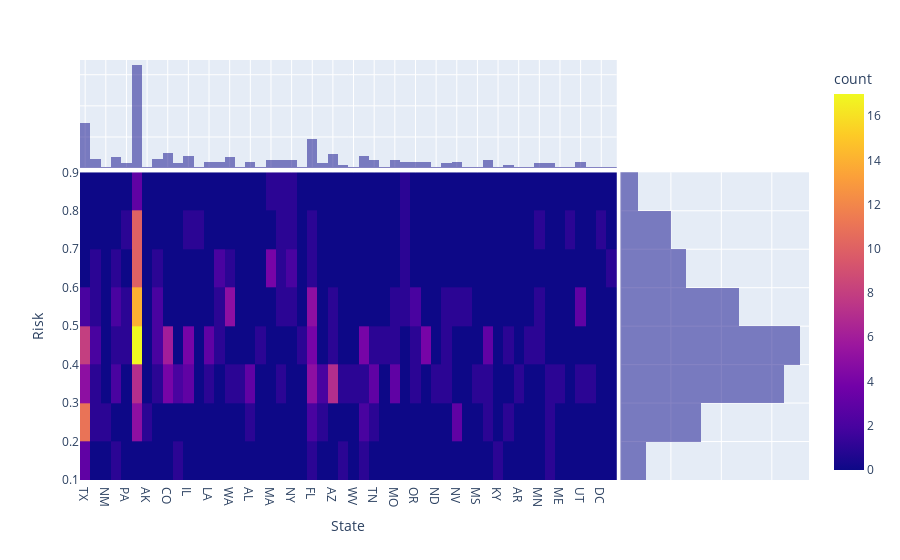

The notebook cell saved with this chart:
### Code cell
fig = px.density_heatmap(data, x="State", y="Risk", marginal_x="histogram", marginal_y="histogram")
fig.show()

### Figure 1 — Plotly figure (JSON) as saved in the notebook; plotly's stock layout.template omitted (floating-point values rounded to 4 significant figures; data arrays with more than 128 entries replaced by an {"elided": "..."} marker saying what was removed)
{"data": [{"coloraxis": "coloraxis", "hovertemplate": "State=%{x}<br>Risk=%{y}<br>count=%{z}<extra></extra>", "name": "", "type": "histogram2d", "x": {"elided": "278 str values"}, "xaxis": "x", "xbingroup": "x", "y": {"elided": "278 float values"}, "yaxis": "y", "ybingroup": "y"}, {"alignmentgroup": "True", "bingroup": "x", "hovertemplate": "State=%{x}<br>count=%{y}<extra></extra>", "legendgroup": "", "marker": {"color": "#0d0887"}, "name": "", "offsetgroup": "", "opacity": 0.5, "showlegend": false, "type": "histogram", "x": {"elided": "278 str values"}, "xaxis": "x3", "yaxis": "y3"}, {"alignmentgroup": "True", "bingroup": "y", "hovertemplate": "Risk=%{y}<br>count=%{x}<extra></extra>", "legendgroup": "", "marker": {"color": "#0d0887"}, "name": "", "offsetgroup": "", "opacity": 0.5, "showlegend": false, "type": "histogram", "xaxis": "x2", "y": {"elided": "278 float values"}, "yaxis": "y2"}], "layout": {"barmode": "overlay", "coloraxis": {"colorbar": {"title": {"text": "count"}}, "colorscale": [[0, "#0d0887"], [0.1111, "#46039f"], [0.2222, "#7201a8"], [0.3333, "#9c179e"], [0.4444, "#bd3786"], [0.5556, "#d8576b"], [0.6667, "#ed7953"], [0.7778, "#fb9f3a"], [0.8889, "#fdca26"], [1, "#f0f921"]]}, "legend": {"tracegroupgap": 0}, "margin": {"t": 60}, "xaxis": {"anchor": "y", "domain": [0, 0.7363], "title": {"text": "State"}}, "xaxis2": {"anchor": "y2", "domain": [0.7413, 1], "matches": "x2", "showgrid": true, "showline": false, "showticklabels": false, "ticks": ""}, "xaxis3": {"anchor": "y3", "domain": [0, 0.7363], "matches": "x", "showgrid": true, "showticklabels": false}, "xaxis4": {"anchor": "y4", "domain": [0.7413, 1], "matches": "x2", "showgrid": true, "showline": false, "showticklabels": false, "ticks": ""}, "yaxis": {"anchor": "x", "domain": [0, 0.7326], "title": {"text": "Risk"}}, "yaxis2": {"anchor": "x2", "domain": [0, 0.7326], "matches": "y", "showgrid": true, "showticklabels": false}, "yaxis3": {"anchor": "x3", "domain": [0.7426, 1], "matches": "y3", "showgrid": true, "showline": false, "showticklabels": false, "ticks": ""}, "yaxis4": {"anchor": "x4", "domain": [0.7426, 1], "matches": "y3", "showgrid": true, "showline": false, "showticklabels": false, "ticks": ""}}}
